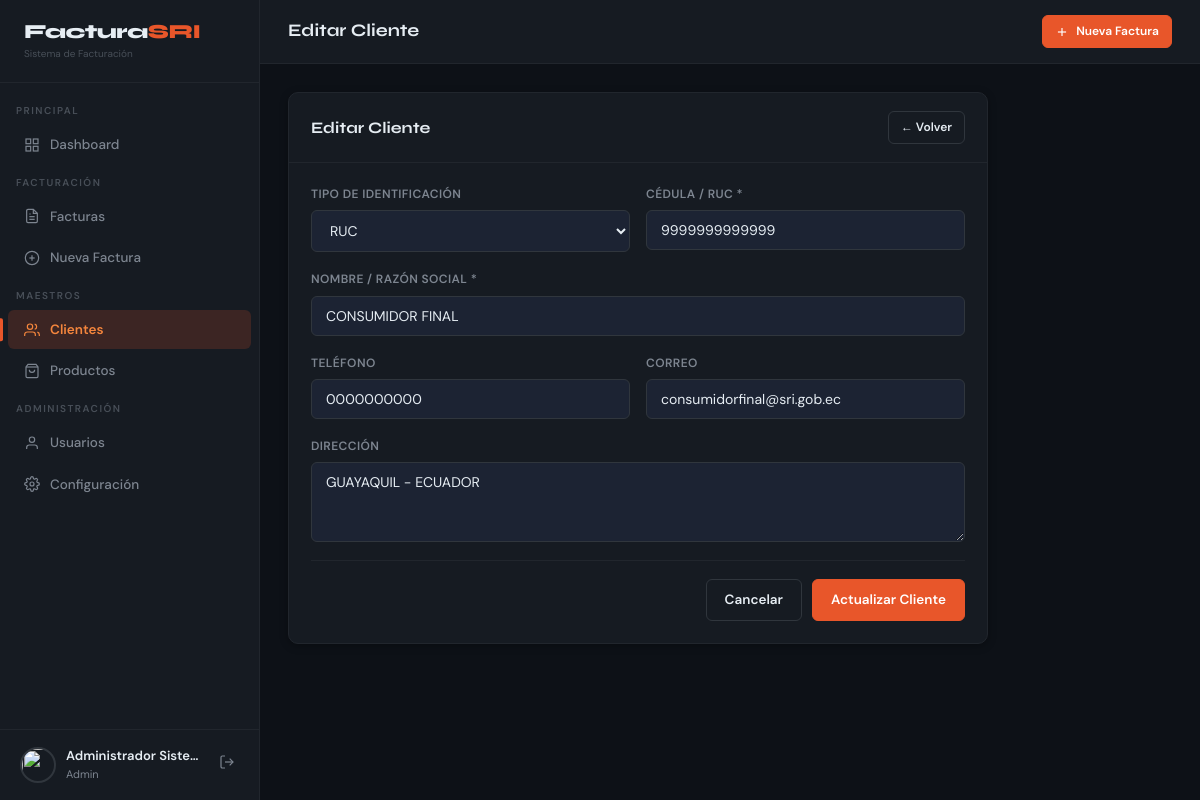
The page /modules/clientes/editar.php?id=1 (signed in) on the database its author committed.
### tables this page shows
CREATE TABLE IF NOT EXISTS usuarios (
    id INT AUTO_INCREMENT PRIMARY KEY,
    nombres VARCHAR(150) NOT NULL,
    username VARCHAR(80) NOT NULL UNIQUE,
    password VARCHAR(255) NOT NULL,
    foto VARCHAR(255) DEFAULT 'default.png',
    rol ENUM('admin','cajero','bodeguero') DEFAULT 'cajero',
    activo TINYINT(1) DEFAULT 1,
    created_at TIMESTAMP DEFAULT CURRENT_TIMESTAMP,
    updated_at TIMESTAMP DEFAULT CURRENT_TIMESTAMP ON UPDATE CURRENT_TIMESTAMP
);

CREATE TABLE IF NOT EXISTS clientes (
    id INT AUTO_INCREMENT PRIMARY KEY,
    cedula VARCHAR(20) NOT NULL UNIQUE,
    tipo_identificacion ENUM('cedula','ruc','pasaporte') DEFAULT 'cedula',
    nombres VARCHAR(150) NOT NULL,
    direccion TEXT,
    telefono VARCHAR(20),
    correo VARCHAR(150),
    activo TINYINT(1) DEFAULT 1,
    created_at TIMESTAMP DEFAULT CURRENT_TIMESTAMP,
    updated_at TIMESTAMP DEFAULT CURRENT_TIMESTAMP ON UPDATE CURRENT_TIMESTAMP
);

### includes/functions.php (called while the page is built, shortened)
<?php
require_once dirname(__DIR__) . '/config/database.php';
function isLoggedIn(): bool {
    return isset($_SESSION['user_id']);
}
function currentUser(): ?array {
    return db()->fetchOne("SELECT * FROM usuarios WHERE id = ?", [$_SESSION['user_id']]);
}
function sanitize(string $str): string {
    return htmlspecialchars(trim($str), ENT_QUOTES, 'UTF-8');
}

### config/database.php (called while the page is built, shortened)
<?php
class Database
{
    private static ?Database $instance = null;
    private PDO $pdo;
    private function __construct()
    {
        $dsn = 'mysql:host=' . DB_HOST . ';dbname=' . DB_NAME . ';charset=utf8mb4';
        $this->pdo = new PDO($dsn, DB_USER, DB_PASS, [
            PDO::ATTR_ERRMODE            => PDO::ERRMODE_EXCEPTION,
            PDO::ATTR_DEFAULT_FETCH_MODE => PDO::FETCH_ASSOC,
            PDO::ATTR_EMULATE_PREPARES   => false,
        ]);
    }
    public static function getInstance(): self
    {
        if (self::$instance === null) {
            self::$instance = new self();
        }
        return self::$instance;
    }
    public function query(string $sql, array $params = []): PDOStatement
    {
        $stmt = $this->pdo->prepare($sql);
        $stmt->execute($params);
        return $stmt;
    }
    public function fetchOne(string $sql, array $params = []): ?array
    {
        $row = $this->query($sql, $params)->fetch();
        return $row ?: null;
    }
}
function db(): Database
{
    return Database::getInstance();
}

### modules/clientes/editar.php (the view, shortened to what this page needs)
<?php
require_once dirname(dirname(__DIR__)) . '/includes/functions.php';
$id     = (int)($_GET['id'] ?? 0);
$cliente= db()->fetchOne("SELECT * FROM clientes WHERE id=? AND activo=1", [$id]);
include dirname(dirname(__DIR__)) . '/includes/header.php';
?>
<div style="max-width:700px">
  <div class="card">
    <div class="card-header">
      <div class="card-title">Editar Cliente</div>
      <a href="index.php" class="btn btn-outline btn-sm">← Volver</a>
    </div>
    <div class="card-body">
      <form method="POST" class="form-grid">
        <div class="form-grid form-grid-2" style="gap:16px">
          <div class="form-group">
            <label>Tipo de Identificación</label>
            <select name="tipo_identificacion">
              <?php foreach (['cedula'=>'Cédula','ruc'=>'RUC','pasaporte'=>'Pasaporte'] as $v=>$l): ?>
                <option value="<?= $v ?>" <?= $cliente['tipo_identificacion']===$v?'selected':'' ?>><?= $l ?></option>
              <?php endforeach; ?>
            </select>
          </div>
          <div class="form-group">
            <label>Cédula / RUC *</label>
            <input type="text" name="cedula" value="<?= sanitize($cliente['cedula']) ?>" required>
          </div>
        </div>
        <div class="form-group">
          <label>Nombre / Razón Social *</label>
          <input type="text" name="nombres" value="<?= sanitize($cliente['nombres']) ?>" required>
        </div>
        <div class="form-grid form-grid-2" style="gap:16px">
          <div class="form-group">
            <label>Teléfono</label>
            <input type="text" name="telefono" value="<?= sanitize($cliente['telefono']) ?>">
          </div>
          <div class="form-group">
            <label>Correo</label>
            <input type="email" name="correo" value="<?= sanitize($cliente['correo']) ?>">
          </div>
        </div>
        <div class="form-group">
          <label>Dirección</label>
          <textarea name="direccion"><?= sanitize($cliente['direccion']) ?></textarea>
        </div>
        <div style="display:flex;gap:10px;justify-content:flex-end;border-top:1px solid var(--border-2);padding-top:18px">
          <a href="index.php" class="btn btn-outline">Cancelar</a>
          <button type="submit" class="btn btn-primary">Actualizar Cliente</button>
        </div>
      </form>
    </div>
  </div>
</div>
<?php include dirname(dirname(__DIR__)) . '/includes/footer.php'; ?>

### includes/header.php (shortened to what this page needs)
<?php
$currentUser = currentUser();
$currentPage = basename($_SERVER['PHP_SELF'], '.php');
$currentDir  = basename(dirname($_SERVER['PHP_SELF']));
?>
<!DOCTYPE html>
<html lang="es">
<head>
  <link rel="stylesheet" href="<?= BASE_URL ?>assets/css/style.css">
</head>
<body>
<div class="app-layout">
<aside class="sidebar" id="sidebar">
  <div class="sidebar-header">
    <div>
      <div class="sidebar-logo">Factura<span>SRI</span></div>
      <div style="font-size:10px;color:var(--text-dim);margin-top:2px">Sistema de Facturación</div>
    </div>
  </div>
  <nav class="sidebar-nav">
    <div class="nav-section">
      <div class="nav-section-title">Principal</div>
    </div>
    <a href="<?= BASE_URL ?>index.php" class="nav-item <?= ($currentPage==='index' && $currentDir!=='facturas') ? 'active' : '' ?>">
      <svg xmlns="http://www.w3.org/2000/svg" width="16" height="16" viewBox="0 0 24 24" fill="none" stroke="currentColor" stroke-width="1.8"><rect x="3" y="3" width="7" height="7"/><rect x="14" y="3" width="7" height="7"/><rect x="3" y="14" width="7" height="7"/><rect x="14" y="14" width="7" height="7"/></svg>
      Dashboard
    </a>
    <div class="nav-section">
      <div class="nav-section-title">Facturación</div>
    </div>
    <a href="<?= BASE_URL ?>modules/facturas/index.php" class="nav-item <?= $currentDir==='facturas' ? 'active' : '' ?>">
      Facturas
    </a>
    <a href="<?= BASE_URL ?>modules/facturas/crear.php" class="nav-item <?= ($currentDir==='facturas' && $currentPage==='crear') ? 'active' : '' ?>">
      <svg xmlns="http://www.w3.org/2000/svg" width="16" height="16" viewBox="0 0 24 24" fill="none" stroke="currentColor" stroke-width="1.8"><circle cx="12" cy="12" r="10"/><line x1="12" y1="8" x2="12" y2="16"/><line x1="8" y1="12" x2="16" y2="12"/></svg>
      Nueva Factura
    </a>
    <div class="nav-section">
      <div class="nav-section-title">Maestros</div>
    </div>
    <a href="<?= BASE_URL ?>modules/clientes/index.php" class="nav-item <?= $currentDir==='clientes' ? 'active' : '' ?>">
      <svg xmlns="http://www.w3.org/2000/svg" width="16" height="16" viewBox="0 0 24 24" fill="none" stroke="currentColor" stroke-width="1.8"><path d="M17 21v-2a4 4 0 00-4-4H5a4 4 0 00-4 4v2"/><circle cx="9" cy="7" r="4"/><path d="M23 21v-2a4 4 0 00-3-3.87"/><path d="M16 3.13a4 4 0 010 7.75"/></svg>
      Clientes
    </a>
    <a href="<?= BASE_URL ?>modules/productos/index.php" class="nav-item <?= $currentDir==='productos' ? 'active' : '' ?>">
      <svg xmlns="http://www.w3.org/2000/svg" width="16" height="16" viewBox="0 0 24 24" fill="none" stroke="currentColor" stroke-width="1.8"><path d="M6 2L3 6v14a2 2 0 002 2h14a2 2 0 002-2V6l-3-4z"/><line x1="3" y1="6" x2="21" y2="6"/><path d="M16 10a4 4 0 01-8 0"/></svg>
      Productos
    </a>
    <?php if (($_SESSION['user_rol'] ?? '') === 'admin'): ?>
    <div class="nav-section">
      <div class="nav-section-title">Administración</div>
    </div>
    <a href="<?= BASE_URL ?>modules/usuarios/index.php" class="nav-item <?= $currentDir==='usuarios' ? 'active' : '' ?>">
      <svg xmlns="http://www.w3.org/2000/svg" width="16" height="16" viewBox="0 0 24 24" fill="none" stroke="currentColor" stroke-width="1.8"><path d="M20 21v-2a4 4 0 00-4-4H8a4 4 0 00-4 4v2"/><circle cx="12" cy="7" r="4"/></svg>
      Usuarios
    </a>
    <a href="<?= BASE_URL ?>modules/configuracion/index.php" class="nav-item <?= $currentDir==='configuracion' ? 'active' : '' ?>">
      Configuración
    </a>
    <?php endif; ?>
  </nav>
  <div class="sidebar-footer">
    <div class="user-card">
      <img src="<?= UPLOAD_URL ?>usuarios/<?= $currentUser['foto'] ?? 'default.png' ?>"
           class="user-avatar"
           onerror="this.src='<?= BASE_URL ?>assets/img/default_user.png'">
      <div class="user-info">
        <div class="user-name"><?= sanitize($currentUser['nombres'] ?? '') ?></div>
        <div class="user-role"><?= ucfirst($currentUser['rol'] ?? '') ?></div>
      </div>
      <a href="<?= BASE_URL ?>auth/logout.php" class="btn-logout" title="Cerrar sesión">
        <svg xmlns="http://www.w3.org/2000/svg" width="16" height="16" viewBox="0 0 24 24" fill="none" stroke="currentColor" stroke-width="1.8"><path d="M9 21H5a2 2 0 01-2-2V5a2 2 0 012-2h4"/><polyline points="16 17 21 12 16 7"/><line x1="21" y1="12" x2="9" y2="12"/></svg>
      </a>
    </div>
  </div>
</aside>
<div class="main-content">
  <header class="topbar">
    <div class="topbar-left">
      <div>
        <div class="page-title"><?= PAGE_TITLE ?></div>
      </div>
    </div>
    <div class="topbar-right">
      <a href="<?= BASE_URL ?>modules/facturas/crear.php" class="btn btn-primary btn-sm">
        <svg xmlns="http://www.w3.org/2000/svg" width="14" height="14" viewBox="0 0 24 24" fill="none" stroke="currentColor" stroke-width="2"><line x1="12" y1="5" x2="12" y2="19"/><line x1="5" y1="12" x2="19" y2="12"/></svg>
        Nueva Factura
      </a>
    </div>
  </header>
  <main class="page-body">

### rows shown on the page
usuarios: nombres "Administrador Siste…", rol "Admin"
clientes: tipo_identificacion "RUC", cedula "9999999999999", nombres "CONSUMIDOR FINAL", telefono "0000000000", correo "consumidorfinal@sri.gob.ec", direccion "GUAYAQUIL - ECUADOR"

### other values the page prints
PAGE_TITLE "Editar Cliente"
